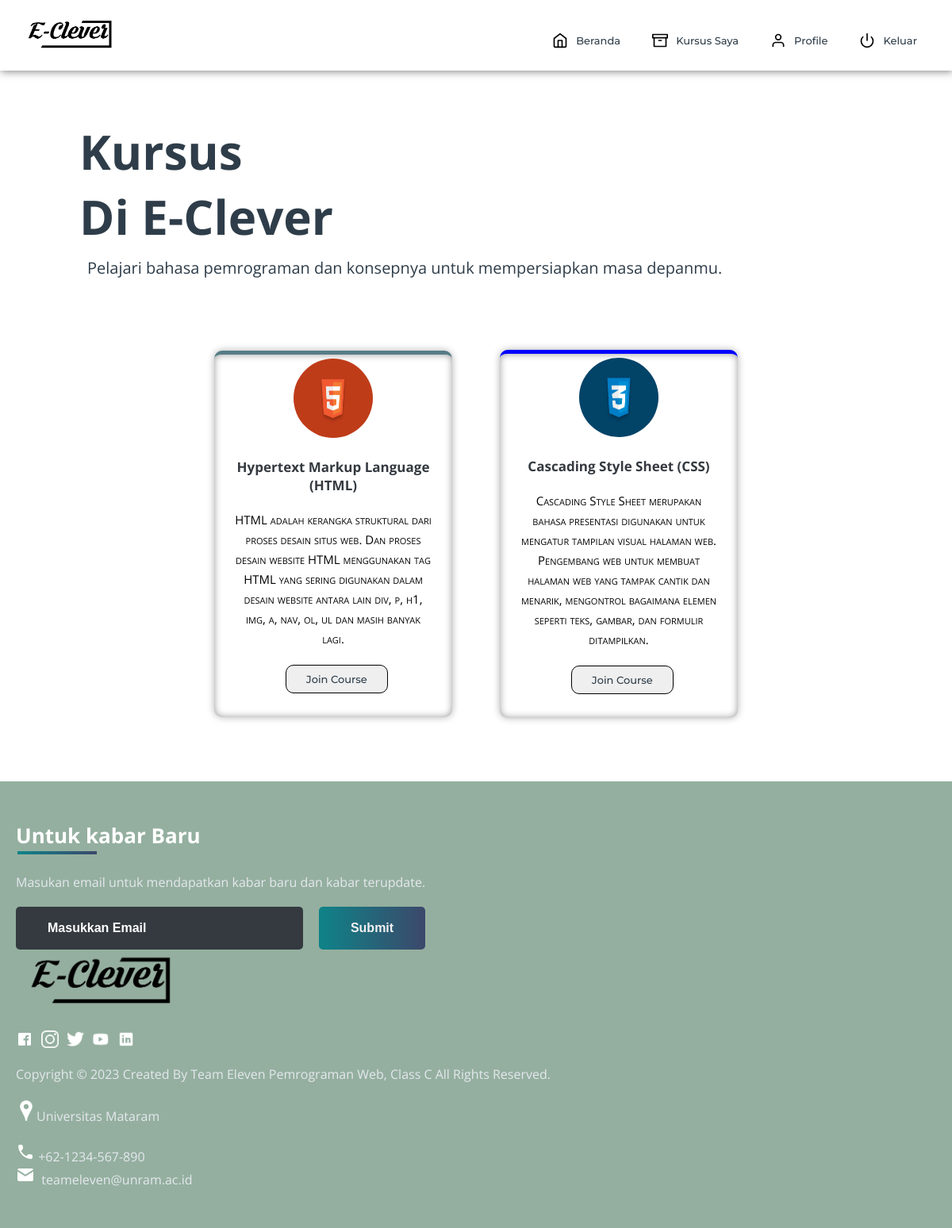
Page /subPelajar/home.php (signed in) on the committed database.
### tables this page shows
CREATE TABLE `course` (
  `id_course` int(11) NOT NULL,
  `judul_course` varchar(255) NOT NULL,
  `deskripsi` varchar(255) NOT NULL,
  `gambar` text NOT NULL
);

### php/functions.php (called while the page is built, shortened)
<?php
$host = 'localhost';
$user = 'root';
$pass = '';
$dbname = 'e_clever';
$conn = mysqli_connect($host, $user, $pass, $dbname) or die("gagal");
mysqli_select_db($conn, $dbname);
function query($query){
    global $conn;
    $result = mysqli_query($conn, $query);
    $rows = [];
    while( $row = mysqli_fetch_assoc($result)){
        $rows[] = $row;
    }
    return $rows;
}
?>

### subPelajar/home.php (the view, shortened to what this page needs)
<?php
include '../php/functions.php';
$course = query("SELECT * FROM course");
?>
<!DOCTYPE html>
<html>
<head>
	<link rel="stylesheet" type="text/css" href="pelajarstyle.css">
</head>
<body>
	<header>
		<div class="nav" id="nav">
			<div id="learned-logo">
			<a href="#"><img src="../asset/images/icon/clever.png" style="width: 120px;"></a></div>
			<ul id="list-switch">
				<li><a href="home.php"><img src="../asset/images/icon/home.svg" class="icon">Beranda</a></li>
				<li><a href="mycourse.php"><img src="../asset/images/icon/archive.svg" class="icon">Kursus Saya</a></li>
				<li><a href="profile.php"><img src="../asset/images/icon/user.svg" class="icon">Profile</a></li>
				<li><a href="../php/logout.php"><img src="../asset/images/icon/power.svg" alt="">Keluar</a></li>
			</ul>
		</div>
	</header>
<div class="title">
		<span>Kursus<br>Di E-Clever</span>
		<div class="shortdesc">
			<p>Pelajari bahasa pemrograman dan konsepnya untuk mempersiapkan masa depanmu.</p>
		</div>
	</div>
<div class="diffSection" id="course_section">
		<div class="totalcard">
			<?php foreach($course as $row) : ?>
			<div class="card">
				<center>
				<img src="../temp/<?= $row["gambar"]; ?>">
				</center>
				<center><div class="card-title"><?= $row["judul_course"]; ?></div>
				<div id="detail">
					<p><?= $row["deskripsi"]; ?></p>
					<a href="course_admin.php" target="_blank"><button class="btn-course">Join Course</button></a>
				</div>
				</center>
			</div>
			<?php endforeach; ?>
		</div>
	</div>
<footer>
	<div class="footer-container">
		<div class="left-col">
			<img src="../asset/images/icon/clever.png" style="width: 200px;">
			<div class="social-media">
				<a href="#"><img src="../asset/images/icon\fb.png"></a>
				<a href="#"><img src="../asset/images/icon\insta.png"></a>
				<a href="#"><img src="../asset/images/icon\tt.png"></a>
				<a href="#"><img src="../asset/images/icon\ytube.png"></a>
				<a href="#"><img src="../asset/images/icon\linkedin.png"></a>
			</div><br><br>
			<p class="rights-text">Copyright © 2023 Created By Team Eleven Pemrograman Web, Class C All Rights Reserved.</p>
			<br><p><img src="../asset/images/icon/location.png">Universitas Mataram</p><br>
			<p><img src="../asset/images/icon/phone.png"> +62-1234-567-890<br><img src="../asset/images/icon/mail.png">&nbsp; teameleven@unram.ac.id</p>
		</div>
		<div class="right-col">
			<h1 style="color: #fff">Untuk kabar Baru</h1>
			<div class="border"></div><br>
			<p>Masukan email untuk mendapatkan kabar baru dan kabar terupdate.</p>
			<form class="newsletter-form">
				<input class="txtb" type="email" placeholder="Masukkan Email">
				<input class="btn" type="submit" value="Submit">
			</form>
		</div>
	</div>
</footer>
</body>
</html>

### subPelajar/pelajarstyle.css (style rules this page uses)
* { box-sizing: border-box; margin: 0; padding: 0; }
html { scroll-behavior: smooth; }
body { background: #FFF; font-family: 'Open Sans', sans-serif; }
.nav { width: 100%; background-color: #fff; display: flex; flex-wrap: wrap; justify-content: space-between; align-items: center; padding: 20px 2%; position: fixed; top: 0px; z-index: 10; box-shadow: 1px 1px 10px rgba(0,0,0,0.5); }
.nav li, a, button { float: left; font-family: "Montserrat", sans-serif; font-weight: 500; font-size: 13px; color: #2E3D49; display: block; text-decoration: none; text-align: center; }
.nav ul li img { width: 20px; margin-right: 10px; transform: translateY(5px); padding-top: 5px; }
.nav ul li { list-style: none; display: inline-block; padding: 0px 20px; }
.nav ul li a { transition: all 0.3s ease 0s; }
.title { margin-top: 150px; margin-left: 100px; }
.title span { font-weight: 700; font-family: 'Open Sans', sans-serif; font-size: 60px; color: #2E3D49; }
.title .shortdesc { padding: 10px; font-family: 'Open Sans', sans-serif; font-size: 20px; color: #2E3D49; margin-bottom: 50px; }
.totalcard { width: 100%; display: flex; flex-wrap: wrap; align-items: center; justify-content: center; margin-bottom: 50px; }
.totalcard .card { margin: 30px; width: 300px; border-radius: 10px; background: #fff; }
.totalcard .card { box-shadow: inset 0 0 10px rgba(0,0,0,0.4), 0 0 10px rgba(0,0,0,0.3); }
.card:nth-child(1) { border-top: 5px solid #577D86; }
.card:nth-child(2) { border-top: 5px solid blue; }
.totalcard .card img { width: 100px; height: 100px; margin-top: 5px; cursor: pointer; border-radius: 50px; transition-duration: .8s; }
#detail p { font-size: 15px; line-height: 25px; font-variant: small-caps; text-align: center; margin: 25px; margin-bottom: 0px; margin-top: 0px; }
#detail button { outline: none; border-radius: 10px; border-style: none; border: 1px solid black; padding: 9px 25px; cursor: pointer; transition-duration: .4s; }
#detail a { bottom: 80px; text-decoration: none; margin-bottom: 30px; margin-top: 20px; margin-left: 90px; align-self: center; }
.card-title { font-size: 17px; color: #343A40; padding: 20px; font-weight: 700; }
footer { color: #E5E8EF; background: #94AF9F; padding: 50px 0; }
footer .footer-container { max-width: 1300px; margin: auto; padding: 0 20px; display: flex; justify-content: space-between; align-items: center; flex-wrap: wrap-reverse; }
footer .social-media img { width: 22px; }
footer .social-media { margin: 20px 0; }
footer .social-media a { color: #001a21; margin-right: 10px; font-size: 22px; text-decoration: none; }
footer .right-col h1 { font-size: 26px; }
footer .border { width: 100px; height: 4px; background: linear-gradient(to right, #0E8388, #3C486B); margin: 2px; }
footer .newsletter-form { display: flex; justify-content: center; align-items: center; flex-wrap: wrap; }
footer input::placeholder { color: white !important; }
footer .txtb { flex: 1; padding: 18px 40px; font-size: 16px; background: #343A40; border: none; font-weight: 700; outline: none; border-radius: 5px; min-width: 260px; margin-top: 20px; color: white; }
footer .btn { margin-top: 20px; padding: 18px 40px; font-size: 16px; color: #f1f1f1; background: linear-gradient(to right, #0E8388, #3C486B); border: none; font-weight: 700; outline: none; border-radius: 5px; margin-left: 20px; cursor: pointer; transition: opacity .3s linear; }

### rows in the picture
course: gambar (picture), judul_course "Hypertext Markup Language (HTML)", deskripsi "HTML adalah kerangka struktural dari proses desain situs web. Dan proses desain website HTML menggunakan tag HTML yang sering digunakan dalam desain website antara lain div, p, h1, img, a, nav, ol, ul dan masih banyak lagi."
course: gambar (picture), judul_course "Cascading Style Sheet (CSS)", deskripsi "Cascading Style Sheet merupakan bahasa presentasi digunakan untuk mengatur tampilan visual halaman web. Pengembang web untuk membuat halaman web yang tampak cantik dan menarik, mengontrol bagaimana elemen seperti teks, gambar, dan formulir ditampilkan."
